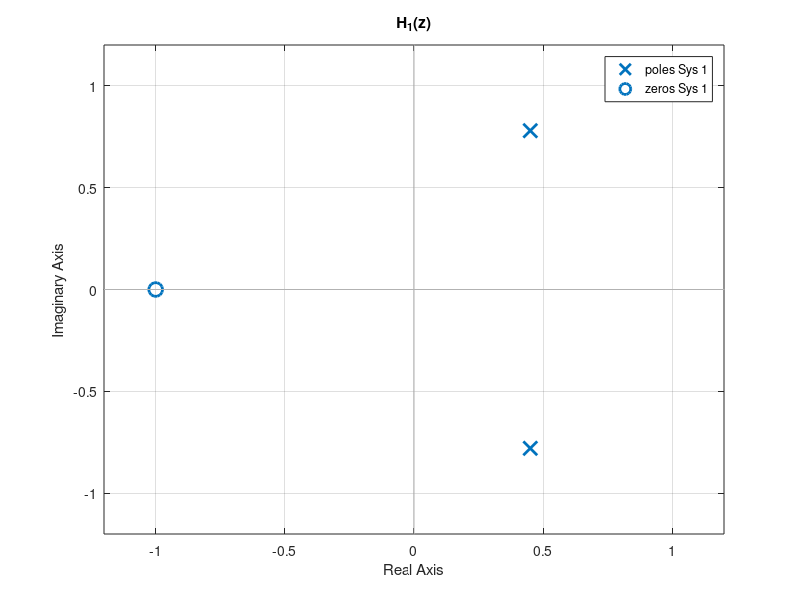
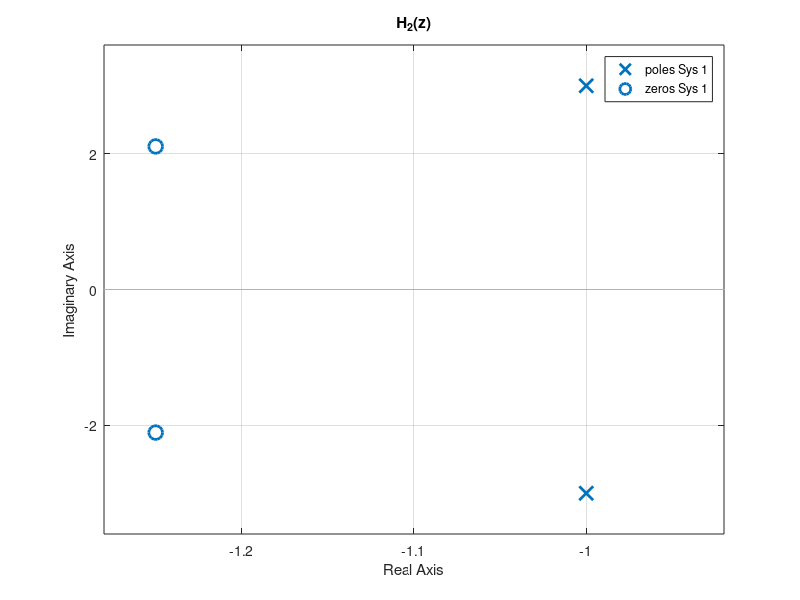

MATLAB code to generate these figures, in order:
% Zeros and poles of the system

% 1) H(z) = (z+1)/(z^2 - 0.9z + 0.81)
num1 = [1 1];
den1 = [1 -0.9 0.81];

z1 = roots(num1);
p1 = roots(den1);

figure;
pzmap(tf(num1,den1));
grid on;
title('H_1(z)');

% 2) H(z) = (2z^2+5z+12)/(z^2+2z+10)
num2 = [2 5 12];
den2 = [1 2 10];

z2 = roots(num2);
p2 = roots(den2);

figure;
pzmap(tf(num2,den2));
grid on;
title('H_2(z)');

disp('Zeros and poles of H1:')
z1, p1

disp('Zeros and poles of H2:')
z2, p2
